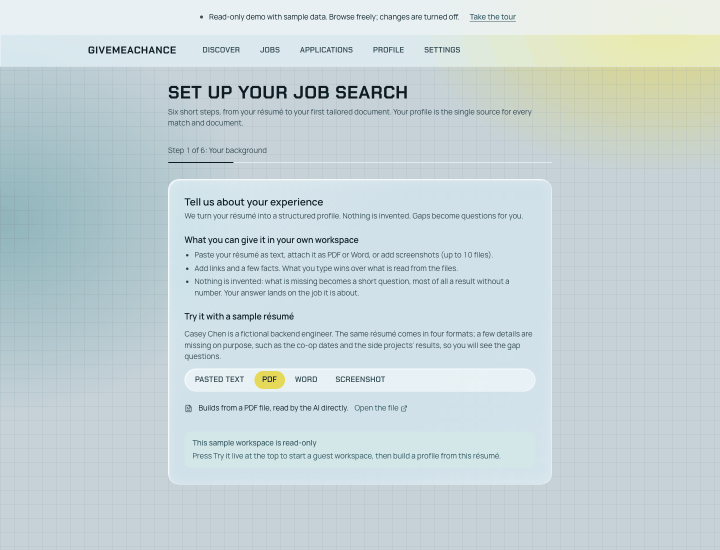
#> input picture docs/images/resume-input.png, 1440 x 1100 px (shown at 1/2 size)
$ python make_readme_gif.py
#> lines starting #> are read from the running program, lines starting #| are printed output that depends on the picture
"""Build the README GIFs from the screenshots and shrink the images the README shows (Pillow only).

Two GIFs, so desktop and phone screens never share one canvas:
- docs/images/tour.gif: desktop browser windows, every frame cropped to 16:10
- docs/images/tour-phone.gif: phone screens

Usage: python scripts/make_readme_gif.py   (run `npm run screenshots` in web/ first)
"""

from __future__ import annotations

from pathlib import Path

from PIL import Image

IMAGES = Path(__file__).resolve().parents[1] / "docs/images"
DESKTOP_FRAMES = [
    "resume-input.png",
    "discover.png",
    "jobs.png",
    "job-match.png",
    "tour-resume.png",
    "board.png",
    "profile.png",
]
PHONE_FRAMES = ["discover-phone.png", "jobs-phone.png", "job-phone.png", "board-phone.png"]
# Shown in the README and committed; the other screenshots are only GIF frames and stay untracked.
README_IMAGES = [
    "discover.png",
    "job-match.png",
    "job-resume.png",
    "board.png",
    "resume-input.png",
    "profile-gaps.png",
]
HOLD_MS = 2200


def make_gif(names: list[str], width: int, aspect: float, out: str) -> None:
    """Scale every frame to `width`, crop it to `aspect` (height / width) from the top, and save one GIF."""
#> called with width = 960, aspect = 0.625, out = 'tour.gif'
    height = round(width * aspect)
    frames = []
    for name in names:
        image = Image.open(IMAGES / name).convert("RGB")
#> image is the input picture: PIL image 1440x1100 RGB; mean R, G, B 198.6, 212.7, 215.7
        scaled = image.resize((width, round(image.height * width / image.width)), Image.Resampling.LANCZOS)
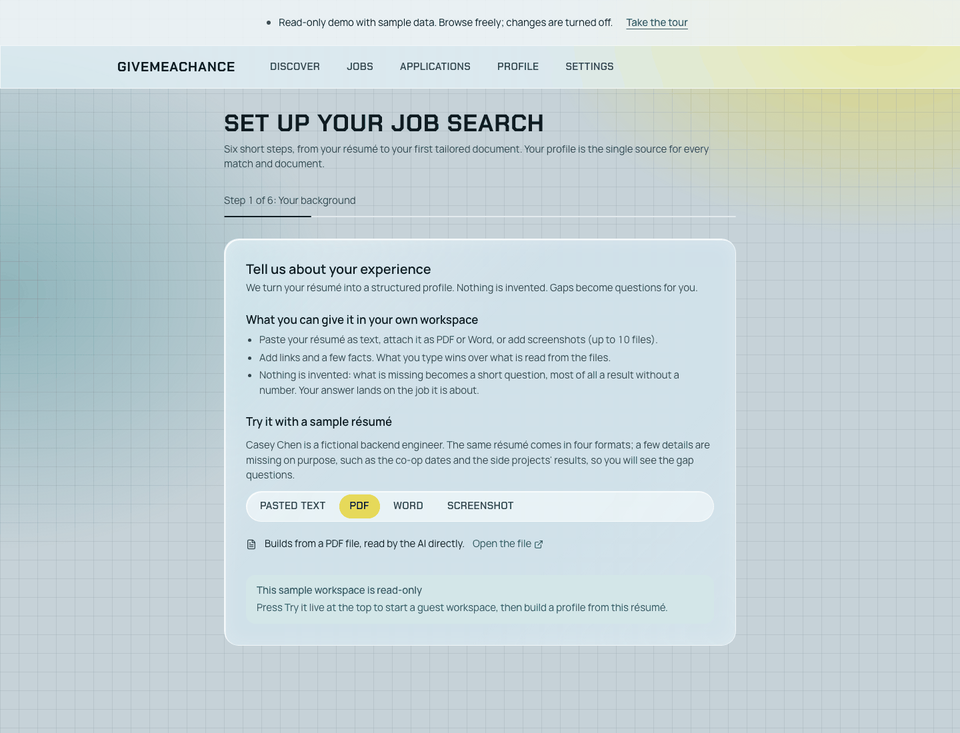
#> scaled: PIL image 960x733 RGB; mean R, G, B 198.6, 212.7, 215.7
        page = Image.new("RGB", (width, height), scaled.getpixel((4, scaled.height - 4)))
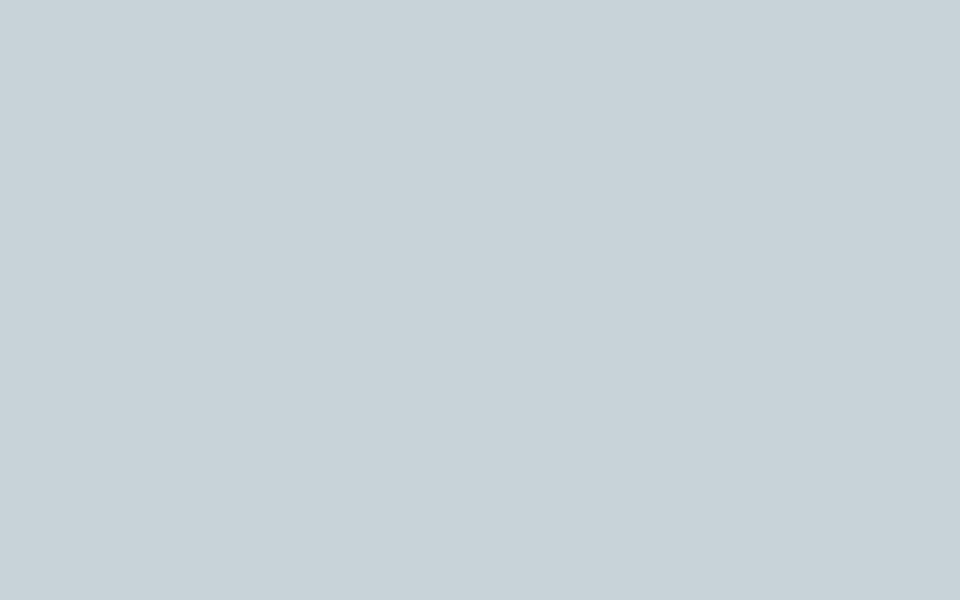
#> page: PIL image 960x600 RGB; mean R, G, B 199, 211, 217
        page.paste(scaled.crop((0, 0, width, min(height, scaled.height))), (0, 0))
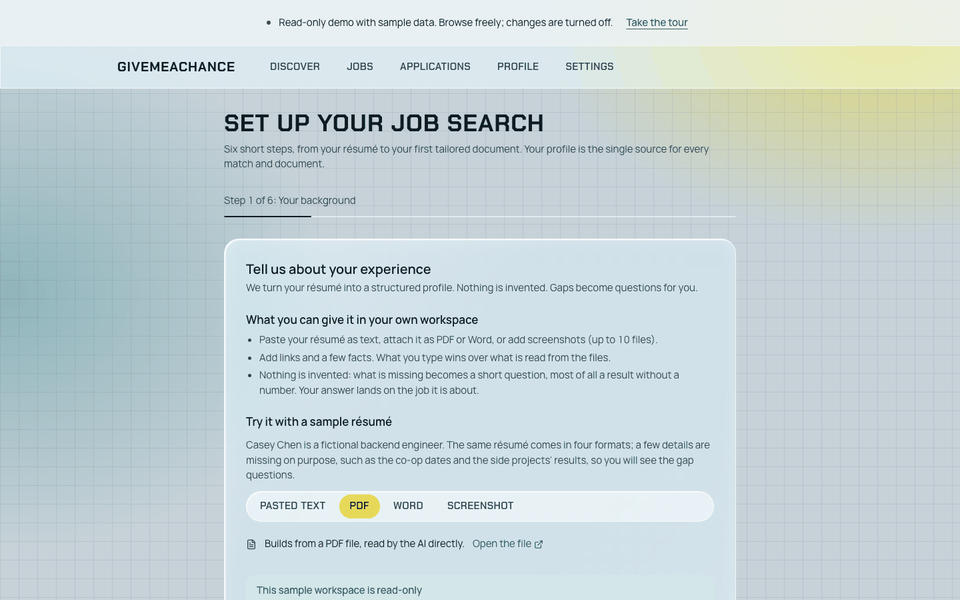
#> page: PIL image 960x600 RGB; mean R, G, B 198.6, 212.9, 215.3
        frames.append(page.quantize(colors=128, method=Image.Quantize.MEDIANCUT, dither=Image.Dither.NONE))
#> pass 2 of the loop in make_gif, `for name in names:`:
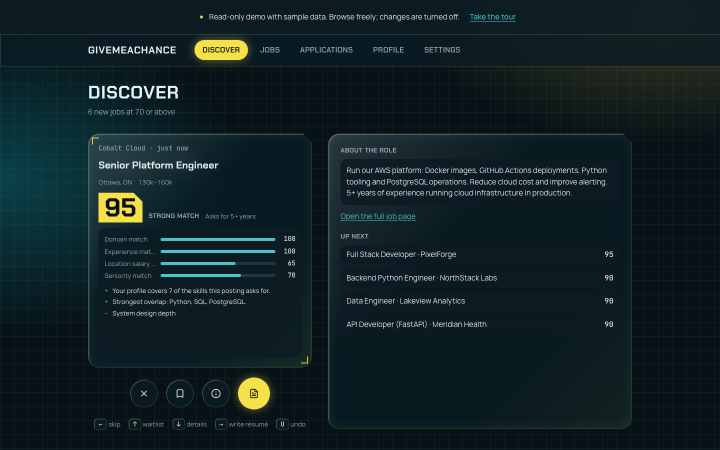
#> input picture app/case_study/discover.png, 1440 x 900 px, found by its file name (shown at 1/2 size)
#> in make_gif, image is the input picture: PIL image 1440x900 RGB; mean R, G, B 17.3, 33.4, 37.3
#> in make_gif, `scaled = image.resize((width, round(image.height * width / image.width..`:
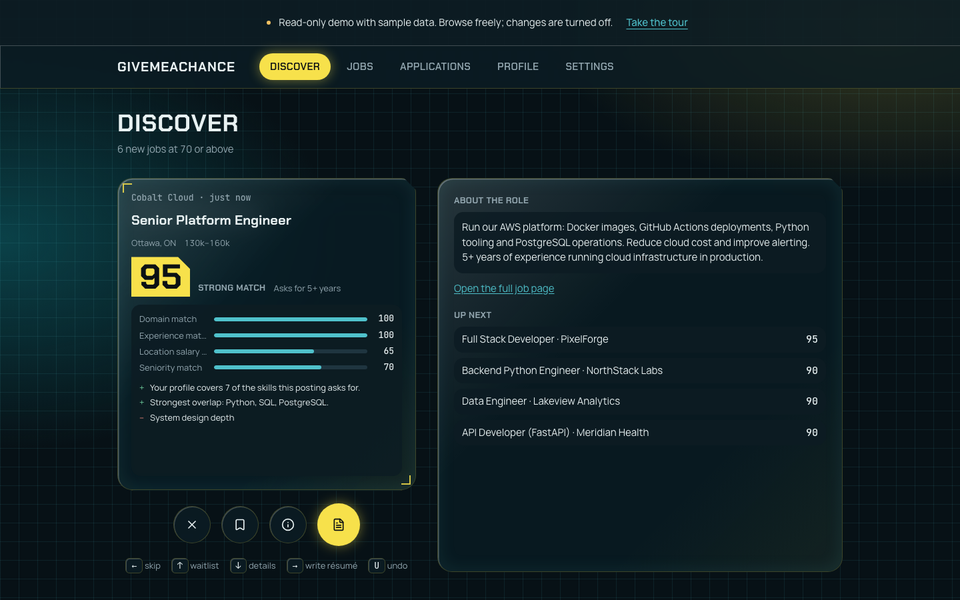
#> scaled: PIL image 960x600 RGB; mean R, G, B 17.4, 33.3, 37.3
#> in make_gif, `page = Image.new("RGB", (width, height), scaled.getpixel((4, scaled.he..`:
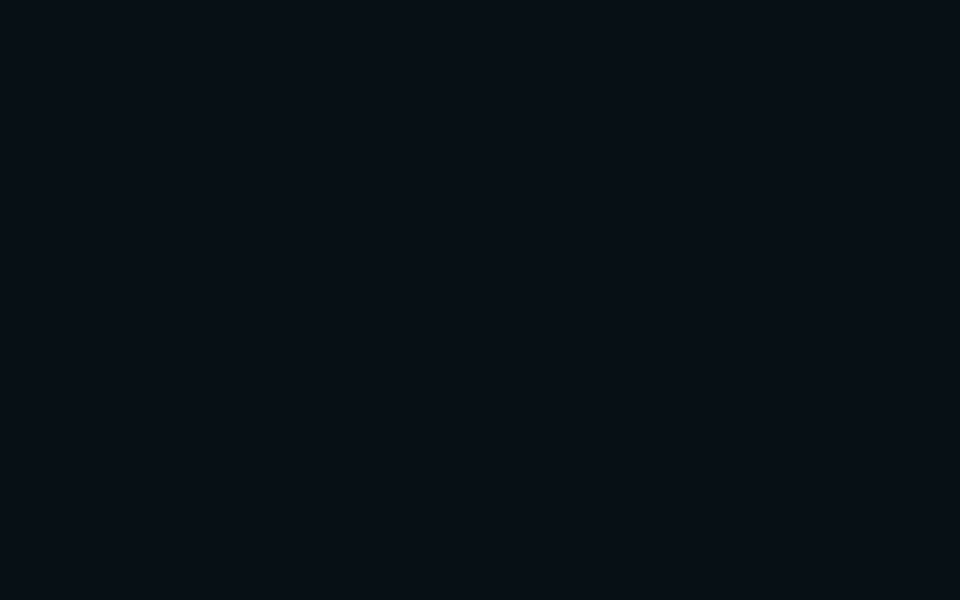
#> page: PIL image 960x600 RGB; mean R, G, B 7, 16, 21
    frames[0].save(IMAGES / out, save_all=True, append_images=frames[1:], duration=HOLD_MS, loop=0, optimize=True)
    print(f"wrote {IMAGES / out} ({width}x{height}, {len(frames)} frames)")


def main() -> None:
    make_gif(DESKTOP_FRAMES, 960, 900 / 1440, "tour.gif")
    make_gif(PHONE_FRAMES, 300, 844 / 390, "tour-phone.gif")

    for name in README_IMAGES:  # a 256-colour palette is about a third of the size and looks the same
        image = Image.open(IMAGES / name)
        if image.mode != "P":
            image.convert("RGB").quantize(colors=256, method=Image.Quantize.MEDIANCUT).save(
                IMAGES / name, optimize=True
            )


if __name__ == "__main__":
#> (the run stopped early here; a loop or call above may not have finished)
